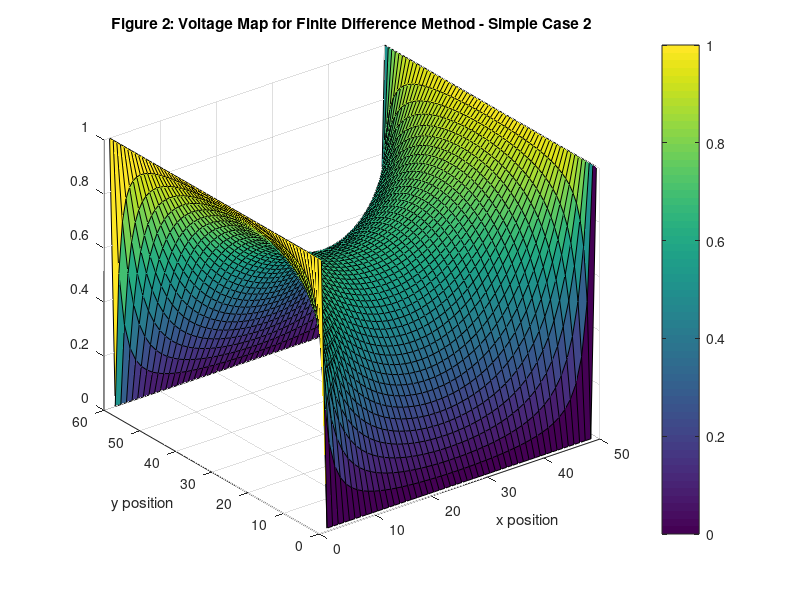

Here is the MATLAB script that generated this plot: (Note: this script raises an error after producing the figure.)
function box_potential_1b

% clc;
% clear all;
% close all;

%Program Parameters
nx=50;
ny=60;
V0=1;

%Variables
cMap=ones(ny,nx);
B=zeros(1,nx*ny);
G=sparse(nx*ny,nx*ny);

for i=1:nx
    for j=1:ny
        N=j+(i-1)*ny;
        
        if(i==1)%left
            
            %G(N,:)=0;
            G(N,N)=1;
            B(N)=V0;
            
        elseif(i==nx)%right
            
            %G(N,:)=0;
            G(N,N)=1;
            B(N)=V0;
            
        elseif(j==1)%bottom
            
            
%             Nyu=j+1+(i-1)*ny;
%             Nxu=j+(i-1+1)*ny;
%             Nxd=j+(i-1-1)*ny;
%             
%             Ryu=(cMap(j,i)+cMap(j+1,i))/2.0;
%             Rxu=(cMap(j,i)+cMap(j,i+1))/2.0;
%             Rxd=(cMap(j,i)+cMap(j,i-1))/2.0;
%             
%             %G(N,:)=0;
%             G(N,N)=-(Ryu+Rxu+Rxd);
%             G(N,Nyu)=Ryu;
%             G(N,Nxu)=Rxu;
%             G(N,Nxd)=Rxd;

            %G(N,:)=0;
            G(N,N)=1;
            B(N)=0;
            
        elseif(j==ny)%top
%             Nyd=j-1+(i-1)*ny;
%             Nxu=j+(i-1+1)*ny;
%             Nxd=j+(i-1-1)*ny;
%             
%             Ryd=(cMap(j,i)+cMap(j-1,i))/2.0;
%             Rxu=(cMap(j,i)+cMap(j,i+1))/2.0;
%             Rxd=(cMap(j,i)+cMap(j,i-1))/2.0;
%             
%             %G(N,:)=0;
%             G(N,N)=-(Ryd+Rxu+Rxd);
%             G(N,Nyd)=Ryd;
%             G(N,Nxu)=Rxu;
%             G(N,Nxd)=Rxd;

            %G(N,:)=0;
            G(N,N)=1;
            B(N)=0;
            
        else%middle
            Nyu=j+1+(i-1)*ny;
            Nyd=j-1+(i-1)*ny;
            Nxu=j+(i-1+1)*ny;
            Nxd=j+(i-1-1)*ny;

            Ryu=(cMap(j,i)+cMap(j+1,i))/2.0;
            Ryd=(cMap(j,i)+cMap(j-1,i))/2.0;
            Rxu=(cMap(j,i)+cMap(j,i+1))/2.0;
            Rxd=(cMap(j,i)+cMap(j,i-1))/2.0;
            
            %G(N,:)=0;
            G(N,N)=-(Ryu+Ryd+Rxu+Rxd);
            G(N,Nyu)=Ryu;
            G(N,Nyd)=Ryd;
            G(N,Nxu)=Rxu;
            G(N,Nxd)=Rxd;
            
        end
            
            
            
        
    end
end



V=G\B';

for i=1:nx
    for j=1:ny


        N=j+(i-1)*ny;

        Vmat(j,i)=V(N);

    end
end

figure(2)
surf(Vmat);
title('Figure 2: Voltage Map for Finite Difference Method - Simple Case 2');
ylabel('y position');
xlabel('x position');
cb3=colorbar;
cb3.Label.String = 'V (V)';
view(0,90);

aa=ny-1;
bb=(nx-1)/2.0;
Ntot=116;
%nvec=1:1:100;
yvec=0:1:aa;
xvec=-bb:1:bb;
%[Nmesh,Xmesh,Ymesh]=meshgrid(nvec,xvec,yvec);
[Xmesh,Ymesh]=meshgrid(xvec,yvec);

Vanly=zeros(length(yvec),length(xvec));

for nn=1:2:Ntot
    
Vanly=Vanly+(4.*V0./pi).*(cosh(nn.*pi.*Xmesh./aa).*sin(nn.*pi.*Ymesh./aa)./(nn.*cosh(nn.*pi.*bb./aa)));

% figure(3)
% surf(Vanly)



end
figure(3)
surf(Vanly)
title('Figure 3: Voltage Map for Analytical Solution - Simple Case 2');
ylabel('y position');
xlabel('x position');
cb3=colorbar;
cb3.Label.String = 'V (V)';
view(0,90);

end
